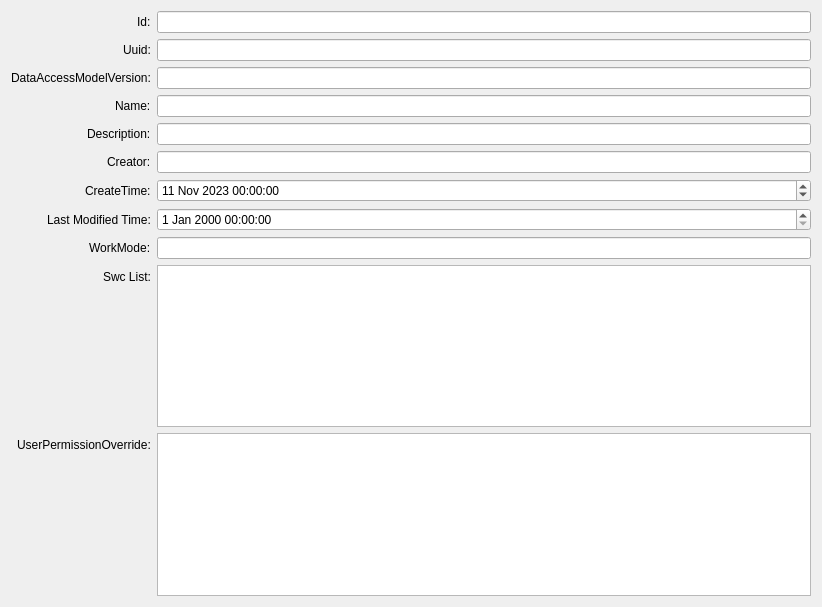
<?xml version="1.0" encoding="UTF-8"?>
<ui version="4.0">
 <class>EditorProjectMetaInfo</class>
 <widget class="QWidget" name="EditorProjectMetaInfo">
  <property name="geometry">
   <rect>
    <x>0</x>
    <y>0</y>
    <width>822</width>
    <height>607</height>
   </rect>
  </property>
  <property name="windowTitle">
   <string>EditorProjectMetaInfo</string>
  </property>
  <layout class="QVBoxLayout" name="verticalLayout">
   <item>
    <layout class="QFormLayout" name="formLayout">
     <property name="labelAlignment">
      <set>Qt::AlignRight|Qt::AlignTrailing|Qt::AlignVCenter</set>
     </property>
     <property name="formAlignment">
      <set>Qt::AlignLeading|Qt::AlignLeft|Qt::AlignTop</set>
     </property>
     <item row="0" column="0">
      <widget class="QLabel" name="label">
       <property name="text">
        <string>Id:</string>
       </property>
      </widget>
     </item>
     <item row="0" column="1">
      <widget class="QLineEdit" name="Id"/>
     </item>
     <item row="1" column="0">
      <widget class="QLabel" name="label_2">
       <property name="text">
        <string>Uuid:</string>
       </property>
      </widget>
     </item>
     <item row="1" column="1">
      <widget class="QLineEdit" name="Uuid"/>
     </item>
     <item row="2" column="0">
      <widget class="QLabel" name="label_3">
       <property name="text">
        <string>DataAccessModelVersion:</string>
       </property>
      </widget>
     </item>
     <item row="2" column="1">
      <widget class="QLineEdit" name="DataAccessModelVersion"/>
     </item>
     <item row="3" column="0">
      <widget class="QLabel" name="label_4">
       <property name="text">
        <string>Name:</string>
       </property>
      </widget>
     </item>
     <item row="3" column="1">
      <widget class="QLineEdit" name="Name"/>
     </item>
     <item row="4" column="0">
      <widget class="QLabel" name="label_5">
       <property name="text">
        <string>Description:</string>
       </property>
      </widget>
     </item>
     <item row="4" column="1">
      <widget class="QLineEdit" name="Dsecription"/>
     </item>
     <item row="5" column="0">
      <widget class="QLabel" name="label_6">
       <property name="text">
        <string>Creator:</string>
       </property>
      </widget>
     </item>
     <item row="5" column="1">
      <widget class="QLineEdit" name="Creator"/>
     </item>
     <item row="6" column="0">
      <widget class="QLabel" name="label_7">
       <property name="text">
        <string>CreateTime:</string>
       </property>
      </widget>
     </item>
     <item row="6" column="1">
      <widget class="QDateTimeEdit" name="CreateTime">
       <property name="dateTime">
        <datetime>
         <hour>0</hour>
         <minute>0</minute>
         <second>0</second>
         <year>2023</year>
         <month>11</month>
         <day>11</day>
        </datetime>
       </property>
       <property name="date">
        <date>
         <year>2023</year>
         <month>11</month>
         <day>11</day>
        </date>
       </property>
       <property name="time">
        <time>
         <hour>0</hour>
         <minute>0</minute>
         <second>0</second>
        </time>
       </property>
      </widget>
     </item>
     <item row="7" column="0">
      <widget class="QLabel" name="label_11">
       <property name="text">
        <string>Last Modified Time:</string>
       </property>
      </widget>
     </item>
     <item row="8" column="0">
      <widget class="QLabel" name="label_10">
       <property name="text">
        <string>WorkMode:</string>
       </property>
      </widget>
     </item>
     <item row="8" column="1">
      <widget class="QLineEdit" name="WorkMode"/>
     </item>
     <item row="9" column="0">
      <widget class="QLabel" name="label_8">
       <property name="text">
        <string>Swc List:</string>
       </property>
      </widget>
     </item>
     <item row="9" column="1">
      <widget class="QListWidget" name="SwcList"/>
     </item>
     <item row="10" column="0">
      <widget class="QLabel" name="label_9">
       <property name="text">
        <string>UserPermissionOverride:</string>
       </property>
      </widget>
     </item>
     <item row="7" column="1">
      <widget class="QDateTimeEdit" name="LastModifiedTime"/>
     </item>
     <item row="10" column="1">
      <widget class="QTableWidget" name="UserPermissionOverride"/>
     </item>
    </layout>
   </item>
   <item>
    <layout class="QHBoxLayout" name="horizontalLayout"/>
   </item>
  </layout>
 </widget>
 <resources/>
 <connections/>
</ui>
